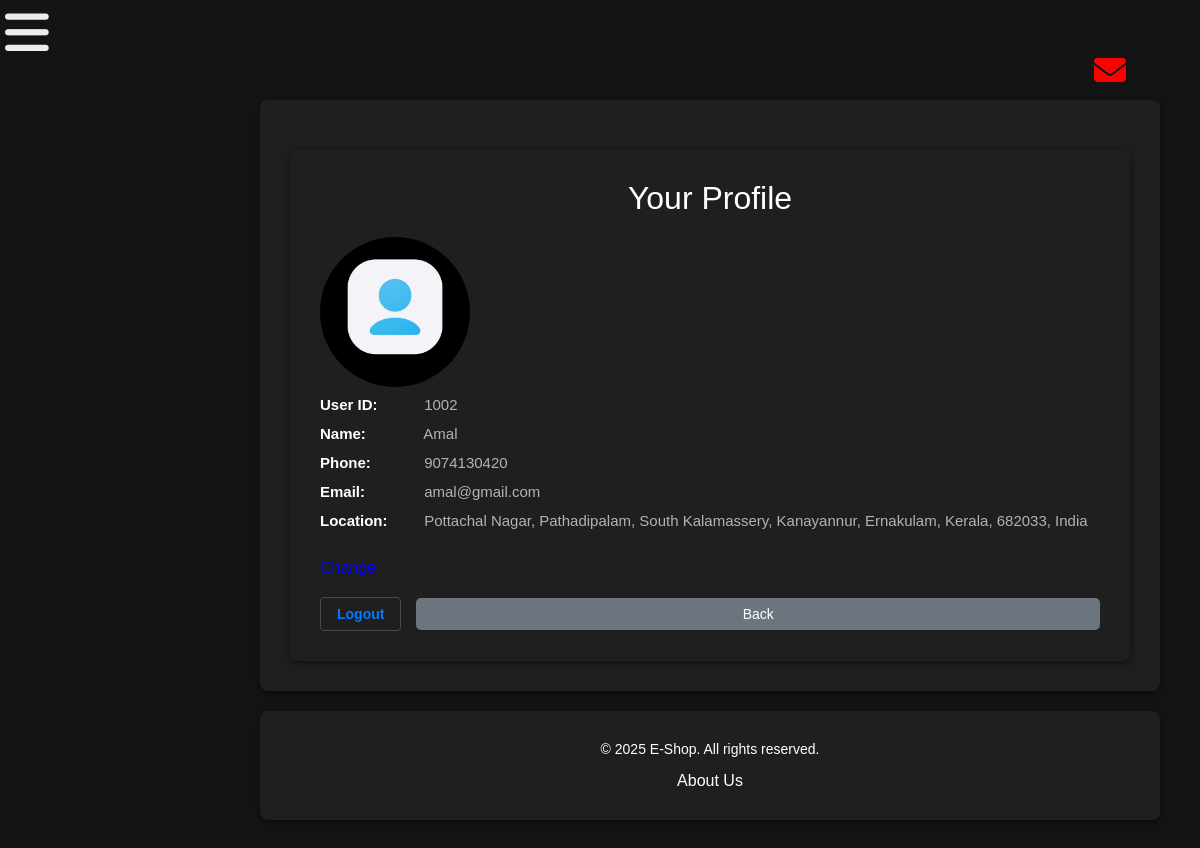
The page /profile (signed in) on the database its author committed.
### app.py (models this page shows)
class User(UserMixin, db.Model):
    id = db.Column(db.Integer, primary_key=True)
    name = db.Column(db.String(18), nullable=False)
    phone = db.Column(db.String(10), unique=True, nullable=False)
    email = db.Column(db.String(120), unique=True, nullable=True)
    location = db.Column(db.String(200), nullable=True)
    password = db.Column(db.String(20), nullable=False)
    image = db.Column(db.String(100), default='default.jpg')
    last_view=db.Column(db.Integer)

### app.py (the view)
@app.route('/profile')
@login_required
def profile():
    return render_template('profile.html', user_id=current_user.id, name=current_user.name, email=current_user.email, phone=current_user.phone, location=current_user.location, image=current_user.image)

### app.py (called while the page is built)
@login_manager.user_loader
def load_user(user_id):
    return User.query.get(int(user_id))

### templates/profile.html (shortened to what this page needs)
{% extends 'base.html' %}
{% block content %}
    <div class="container">
        <h2>Your Profile</h2>
        <form id="upload-form" action="{{ url_for('upload_profile_pic') }}" method="POST" enctype="multipart/form-data">
            <label for="file-input">
                <img id="profile-pic" src="{{ url_for('static', filename='profile_pics/' + (current_user.image or 'default.jpg')) }}" alt="Profile Picture">
            </label>
        </form>
        <div class="profile-info">
            <p><strong>User ID:</strong> {{ user_id + 1000 }}</p>
            <p><strong>Name:</strong> {{ name }}</p>
            <p><strong>Phone:</strong> {{ phone }}</p>
            <p><strong>Email:</strong> {{ email }}</p>
            <p class="location"><strong>Location:</strong> <span>{{ location }}</span></p>
        </div>
<div style="margin-bottom: 20px; text-align:left;">
<a href="{{ url_for('edit_address', next=request.path) }}" style="color: blue;">Change</a>
</div>
        <div class="profile-actions">
            <a href="{{ url_for('logout') }}" class="profile-link">Logout</a>
            <a href="{{ url_for('dashboard') }}" class="back-btn">Back</a>
        </div>
    </div>
{% endblock %}

### static/style.css (style rules this page uses)
* { margin: 0; padding: 0; box-sizing: border-box; }
body { font-family: 'Helvetica Neue', Arial, sans-serif; background-color: #141414; color: #fff; padding: 40px; display: flex; justify-content: center; align-items: flex-start; min-height: 100vh; flex-direction: column; }
.profile-link { color: #fff; text-decoration: none; font-size: 14px; font-weight: 500; padding: 8px 16px; border: 1px solid #4a4a4a; border-radius: 4px; background: transparent; transition: background 0.3s ease, color 0.3s ease; }
.container { width: 100%; max-width: 1300px; margin: 20px auto 0; padding: 30px; border-radius: 8px; background: #1f1f1f; box-shadow: 0 2px 8px rgba(0,0,0,0.5); text-align: center; }
.profile-info { text-align: left; margin-bottom: 30px; }
.profile-info p { font-size: 15px; margin-bottom: 12px; color: #b3b3b3; }
.profile-info strong { display: inline-block; width: 100px; font-weight: 600; color: #fff; }
.back-btn { width: 100%; padding: 10px; background: #e50914; border: none; border-radius: 4px; color: #fff; font-size: 14px; font-weight: 500; cursor: pointer; transition: background 0.3s ease; }
h1, h2 { font-size: 32px; font-weight: 500; margin-bottom: 20px; color: #fff; }
label { display: block; margin-bottom: 6px; font-size: 14px; font-weight: 600; color: #fff; text-align: left; }
p { font-size: 14px; margin-bottom: 15px; }
a { color: #fff; text-decoration: none; font-weight: 500; }
body { margin-left: 220px; font-family: Arial, sans-serif; }

### templates/profile.html (style rules this page uses)
#profile-pic { width: 150px; height: 150px; border-radius: 50%; object-fit: cover; cursor: pointer; }
.profile-actions { display: flex; gap: 15px; margin-top: 20px; align-items: center; }
.profile-link { text-decoration: none; color: #007bff; font-weight: bold; }
.back-btn { padding: 8px 15px; background-color: #6c757d; color: white; border: none; border-radius: 5px; cursor: pointer; }

### rows shown on the page
User: image (placeholder picture), name "Amal", phone "9074130420", email "amal@gmail.com", location "Pottachal Nagar, Pathadipalam, South Kalamassery, Kanayannur, Ernakulam, Kerala, 682033, India"

### other values the page prints
{{ user_id + 1000 }} "1002"
